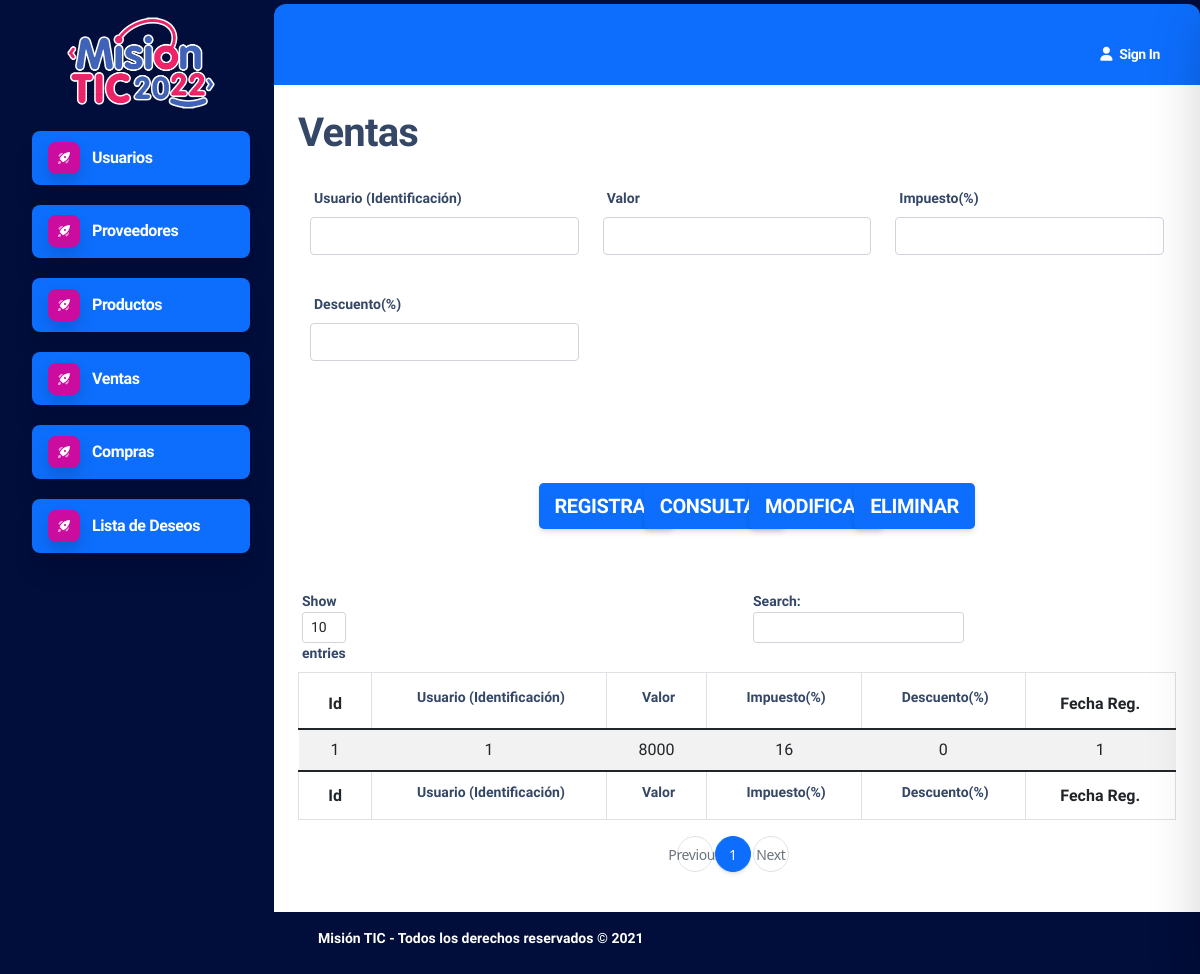
/ventas/, run on the app's committed database.
### tables this page shows
CREATE TABLE menu (id INTEGER PRIMARY KEY ASC AUTOINCREMENT NOT NULL, nombre VARCHAR NOT NULL, descripcion VARCHAR (255) NOT NULL, url VARCHAR (100), icono VARCHAR (50), fecha_registro DATETIME NOT NULL, usuario_registro INT (11) NOT NULL, estado INT (1) NOT NULL);

CREATE TABLE ventas (id INTEGER PRIMARY KEY ASC AUTOINCREMENT, id_usuario INT (11) REFERENCES usuarios (id), valor_total DECIMAL (9, 2) NOT NULL, impuesto DECIMAL (9, 2) NOT NULL, descuento DECIMAL (9, 2) NOT NULL, usuario_registro INT (11) NOT NULL, fecha_registro DATETIME NOT NULL, estado INT (1) NOT NULL);

### main.py (the view)
@app.route('/ventas/')
def homeVenta():
    return venta_ctrl.index(menu)

### views/forms/VentaForm.py
class VentaForm(FlaskForm):
    usuario = StringField('Usuario (Identificación)', validators=[InputRequired()])
    valor_total = FloatField('Valor', validators=[InputRequired()])
    impuesto = FloatField('Impuesto(%)')
    descuento = FloatField('Descuento(%)')

### controllers/VentaController.py (called while the page is built)
    def index(self, menu):
        data = form.VentaForm()
        lista = self.getAll()
        cant_elements = 0
        if len(lista)>0: cant_elements = len(lista[0])
        return render_template('VentaView.html', form=[data, lista, cant_elements, menu])

    def getAll(self):
        rows = None
        with sqlite3.connect('db/ecommerceDB.db') as connection:
            cur = connection.cursor()
            query = 'SELECT * FROM ventas WHERE estado = 1'
            cur.execute(query)
            rows = cur.fetchall()
        return rows

### views/VentaView.html
{% from 'helpers/Template.html' import StartTemplate with context %}
{{  StartTemplate(form[3]) }}
		<div class="container">
			<div class="container-form">
				<h1>Ventas</h1>
				<form action="" method="post">
					{% from 'helpers/FormsHelper.html' import generateForm with context %}
					{{ generateForm(form[0]) }}
				</form>
			</div>
			<div class="container-buttons">
				{% from 'helpers/ButtonsHelper.html' import generateButtons with context %}
				{{ generateButtons() }}
			</div>
			<div class="container-table">
				{% from 'helpers/TableHelper.html' import generateTable with context %}
				{{ generateTable(form) }}
			</div>
		</div>
{% from 'helpers/Template.html' import EndTemplate with context %}
{{ EndTemplate() }}

### views/helpers/Template.html (shortened to what this page needs)
{% macro StartTemplate(menu) %}
<!DOCTYPE html>
<html lang="en">
<head>
  <link rel="stylesheet" href="{{ url_for('static',filename='template/assets/css/nucleo-icons.css') }}">
  <link rel="stylesheet" href="{{ url_for('static',filename='template/assets/css/nucleo-svg.css') }}">
  <link rel="stylesheet" href="{{ url_for('static',filename='template/assets/css/soft-ui-dashboard.css') }}">
  <link rel="stylesheet" href="{{ url_for('static',filename='css/custom.css') }}">
  <link rel="stylesheet" href="{{ url_for('static',filename='libs/bootstrap/css/bootstrap.min.css') }}">
  <link rel="stylesheet" href="{{ url_for('static',filename='libs/bootstrap/css/bootstrap-grid.min.css') }}">
  <link rel="stylesheet" href="{{ url_for('static',filename='libs/bootstrap/css/bootstrap-reboot.min.css') }}">
  <link rel="stylesheet" href="{{ url_for('static',filename='libs/bootstrap/css/bootstrap-utilities.min.css') }}">
</head>
<body class="g-sidenav-show ">
  <aside class="sidenav navbar navbar-vertical navbar-expand-xs border-0 border-radius-xl my-3 fixed-start ms-3 " id="sidenav-main">
    <div class="sidenav-header">
      <a href="/" target="_blank" class="container-logo">
        <img src="{{ url_for('static',filename='template/assets/img/logo-ct.png') }}"  alt="main_logo" class="main-logo">
      </a>
    </div>
    <hr class="horizontal dark mt-0">
      <ul class="navbar-nav">
        {% for field in menu %}
        <li class="nav-item">
          <a class="nav-link  active" href="{{ field[3] }}" title="{{ field[2] }}">
            <div class="icon icon-shape icon-sm shadow border-radius-md bg-white text-center me-2 d-flex align-items-center justify-content-center">
            </div>
            <span class="nav-link-text ms-1">{{ field[1] }}</span>
          </a>
        </li>
         {% endfor %}
      </ul>
  </aside>
  <main class="main-content position-relative max-height-vh-100 h-100 mt-1 border-radius-lg ">
    <nav class="navbar navbar-main navbar-expand-lg px-0 mx-4 shadow-none border-radius-xl" id="navbarBlur" navbar-scroll="true">
      <div class="container-fluid py-1 px-3">
        <div class="collapse navbar-collapse mt-sm-0 mt-2 me-md-0 me-sm-4" id="navbar">
          <ul class="navbar-nav  justify-content-end">
            <li class="nav-item d-flex align-items-center">
              <a href="javascript:;" class="nav-link text-body font-weight-bold px-0" style="color: white !important; font-family: 'Montserrat';">
                <i class="fa fa-user me-sm-1"></i>
                <span class="d-sm-inline d-none">Sign In</span>
              </a>
            </li>
          </ul>
        </div>
      </div>
    </nav>
    <div class="container-fluid py-4 main-container-app">
{% endmacro %}
{% macro EndTemplate() %}
    </div>
      <footer class="footer pt-3  ">
        <div class="container-fluid">
          <div class="row align-items-center justify-content-lg-between">
            <div class="col-lg-6 mb-lg-0 mb-4">
              <div class="copyright text-center text-sm text-muted text-lg-start" style="color: white !important; font-family: 'Montserrat' !important; font-weight: 700 !important;">
                Misión TIC - Todos los derechos reservados
                ©
              </div>
            </div>
          </div>
        </div>
      </footer>
  </main>
</body>
</html>
{% endmacro %}

### views/helpers/TableHelper.html
{% macro generateTable(data) %}
    {% if form[2] > 0 %}
        <table id="info-table" class="table table-striped table-bordered" style="width:100%">
            <thead id="thead-table">
                    <tr>
                        <th style="text-align:center;  font-family: 'Montserrat';">Id</th>
                        {% for field in form[0] %}
                            {% if field.type != 'CSRFTokenField' and field.type != 'SubmitField'%}
                                <th style="text-align:center; font-family: 'Montserrat';">{{ field.label }}</th>
                            {% endif %}
                        {% endfor %}
                        <th style="text-align:center;  font-family: 'Montserrat';">Fecha Reg.</th>
                    </tr>
            </thead>
            <tbody id="tbody-table">
                <tr style="text-align:center; font-family: 'Montserrat';">
                    {% for field in form[1] %}
                         {% for i in range(form[2]-2) %}
                            <td style="text-align:center; font-family: 'Montserrat';">{{ field[i] }}</td>
                         {% endfor %}
                    {% endfor %}
                </tr>
            <tfoot id="tfoot-table">
                    <tr>
                        <th style="text-align:center;  font-family: 'Montserrat';">Id</th>
                        {% for field in form[0] %}
                            {% if field.type != 'CSRFTokenField' and field.type != 'SubmitField'%}
                                <th style="text-align:center; font-family: 'Montserrat';">{{ field.label }}</th>
                            {% endif %}
                        {% endfor %}
                        <th style="text-align:center; font-family: 'Montserrat';">Fecha Reg.</th>
                    </tr>
            </tfoot>
        </table>
    {% else %}
    <div class="container-no-data">
        <span>No hay información para mostrar</span>
    </div>
    {% endif %}
{% endmacro %}

### static/template/assets/css/nucleo-svg.css (style rules this page uses)
.icon { display: inline-block; color: #111111; height: 1em; width: 1em; }
.icon-sm { height: 0.8em; width: 0.8em; }
.icon { fill: currentColor; stroke: none; }

### static/css/custom.css (style rules this page uses)
.container-buttons { margin:30px; }
.container-table { overflow-x: scroll; }
.main-container-app { background: white; }
.main-content { background: #0d6efd; color: white; }
.navbar-nav .nav-item { margin-top:20px !important; }
body, td { font-family: 'Montserrat', sans-serif; }
label { font-family: 'Montserrat', sans-serif; font-size: 14px; }
.form-control { font-family: 'Montserrat'; }
h1,h2,h3,h4,h5,h6 { font-family: 'Montserrat' ; font-weight: 600 !important; }
.navbar-vertical .navbar-nav>.nav-item .nav-link.active { color: #ffffff !important; background-color: rgb(13 110 253) !important; font-family: 'Montserrat'; font-size: 16px; }
html { overflow-y: hidden; }
.pt-3 { padding: 2rem !important; }
.copyright { color: white !important; font-family: 'Montserrat' !important; font-weight: 700 !important; }
.g-sidenav-show { background: rgb(1 13 58) !important; }
.container-logo { padding: 50px; }
.main-logo { width: 60% !important; }

### data on the page
menu: nombre "Usuarios"
menu: nombre "Proveedores"
menu: nombre "Productos"
menu: nombre "Ventas"
menu: nombre "Compras"
menu: nombre "Lista de Deseos"
ventas: id "1" "1" "8000" "16" "0" "1"

### other printed values
{{ field.label }} "Usuario (Identificación)" "Valor" "Impuesto(%)" "Descuento(%)"
